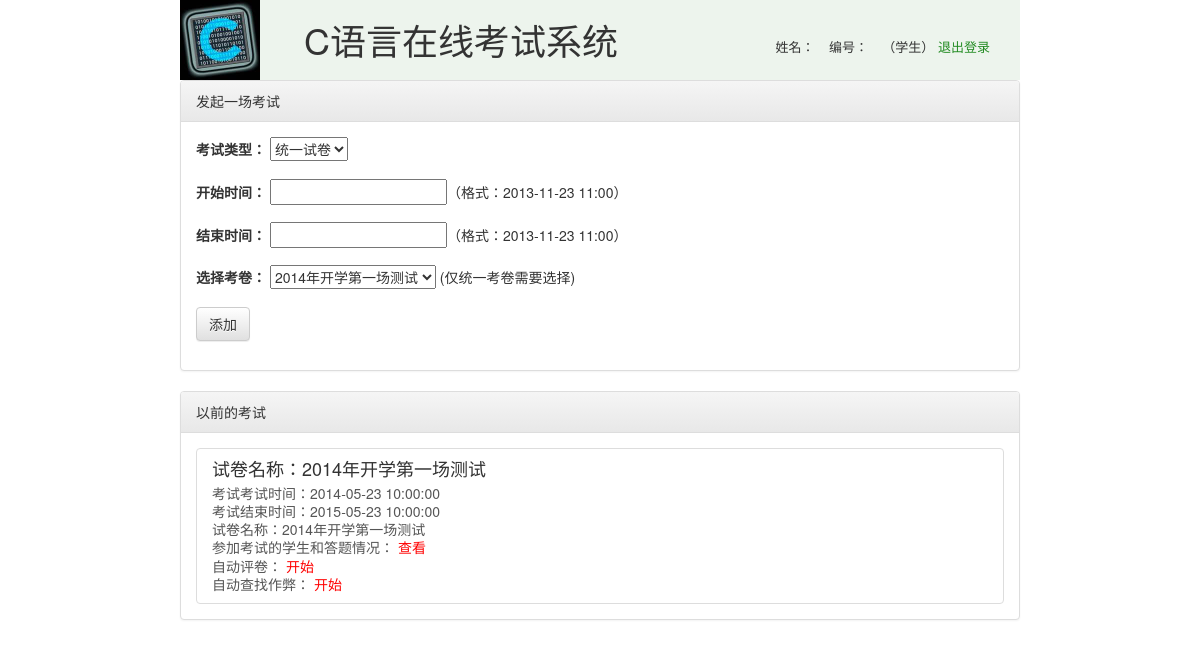
Page /view/exam.html.php on the earlier database version.
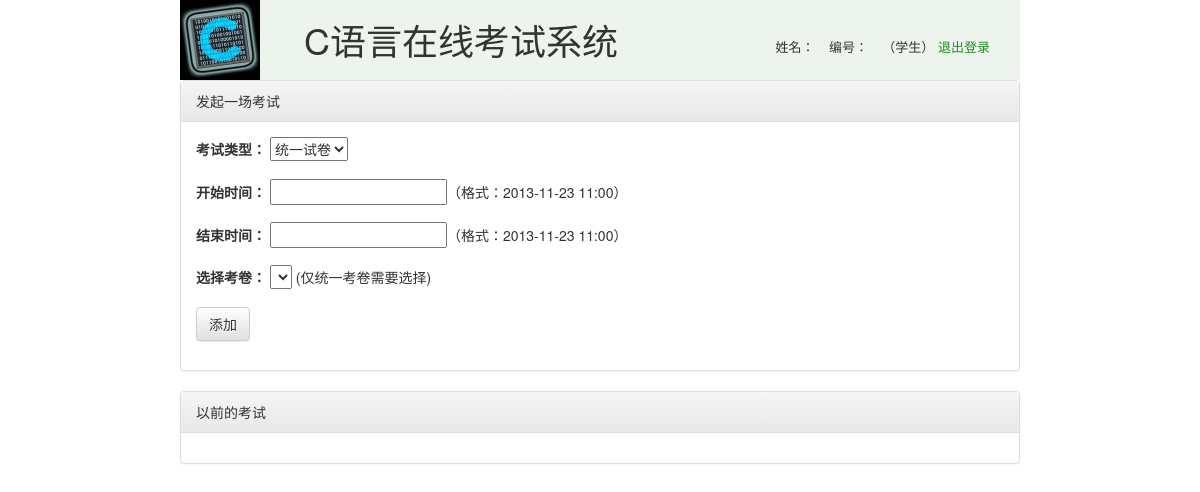
Same page on the later database version.
### tables this page shows
CREATE TABLE `exam` (
  `id` int(11) NOT NULL AUTO_INCREMENT,
  `type` int(11) NOT NULL,
  `begintime` datetime NOT NULL,
  `endtime` datetime NOT NULL,
  `paper` int(11) NOT NULL,
  PRIMARY KEY (`id`)
);

CREATE TABLE `paper` (
  `id` int(11) NOT NULL AUTO_INCREMENT,
  `user` int(11) NOT NULL,
  `name` varchar(100) NOT NULL,
  `difficulty` int(11) NOT NULL,
  `paper` varchar(500) NOT NULL,
  PRIMARY KEY (`id`)
);

### lib/mysql.php (called while the page is built, shortened)
<?php
class Mysql{
    private static $instance = null;
    private $conn = null;
    public function __construct(){
        $this->conn = mysql_connect("127.0.0.1", "root", "");
    }
    public static function getDB(){
        if(self::$instance == NULL)  self::$instance = new Mysql();
        return self::$instance;
    }
    public function query($sql){
        $ret = array();
        $result = mysql_query($sql, $this->conn) or die("sql error".mysql_error());
        while($data = mysql_fetch_array($result, MYSQL_ASSOC)){
            array_push($ret, $data);
        }
        return $ret;
    }
}

### view/exam.html.php (the view, shortened to what this page needs)
<html>
<body>
<div style="width: 70%;margin: 0 auto;">
<?php $location="exam"; include("header.html.php"); ?>
<div class="panel panel-default">
    <div class="panel-heading">发起一场考试</div>
    <div class="panel-body">
        <form role="form"  method="post" action="/handler/exam_add.php">
            <div class="form-group">
                <label for="examtype">考试类型：</label>
                <select name="examtype" id="examtype">
                    <option value="0">统一试卷</option>
                </select>
            </div>
            <div class="form-group">
                <label for="begintime">开始时间：</label>
                <input type="text" name="begintime" id="begintime">（格式：2013-11-23 11:00）
            </div>
            <div class="form-group">
                <label for="exampleInputFile">结束时间：</label>
                <input type="text" name="endtime">（格式：2013-11-23 11:00）
            </div>
            <div class="form-group">
                <label for="exampleInputFile">选择考卷：</label>
                <select name="paper">
                    <?php
                    $res = Mysql::getDB()->query("select * from paper order by id desc");
                    foreach($res as $item){
                        echo "<option value='".$item["id"]."'>".$item["name"]."</option>";
                    }
                    ?>
                </select>
                (仅统一考卷需要选择)
            </div>
            <button type="submit" class="btn btn-default">添加</button>
        </form>
    </div>
</div>
<div class="panel panel-default">
    <div class="panel-heading">以前的考试</div>
    <div class="panel-body">
        <?php
        $res = Mysql::getDB()->query("select * from exam order by id desc");
        foreach($res as $item){
            $paper = Mysql::getDB()->query("select * from paper where id = ".$item["paper"])[0];
        ?>
            <a class="list-group-item">
                <h4 class="list-group-item-heading">试卷名称：<?=$paper["name"]?></h4>
                <p class="list-group-item-text">考试考试时间：<?=$item["begintime"]?></p>
                <p class="list-group-item-text">考试结束时间：<?=$item["endtime"]?></p>
                <p class="list-group-item-text">试卷名称：<?=$paper["name"]?></p>
                <p class="list-group-item-text">参加考试的学生和答题情况：
                    <span style="color: red;cursor: pointer;" onclick="javascript:location.href='/view/examlist.html.php?exam=<?=$item["id"]?>'">查看</span>
                </p>
                <p class="list-group-item-text">自动评卷：
                    <span style="color: red;cursor: pointer;" onclick="javascript:location.href='/handler/test_score.php?exam=<?=$item["id"]?>'">开始</span>
                </p>
                <p class="list-group-item-text">自动查找作弊：
                    <span style="color: red;cursor: pointer;" onclick="javascript:location.href='/handler/test_cheat.php?exam=<?=$item["id"]?>'">开始</span>
                </p>
            </a>
        <?php } ?>
    </div>
</div>
</div>
</body>
</html>

Differences in the rows shown:
removed exam: paper.name "2014年开学第一场测试", begintime "2014-05-23 10:00:00", endtime "2015-05-23 10:00:00"
Other differences:
form field paper: "2014年开学第一场测试" → (not shown)
